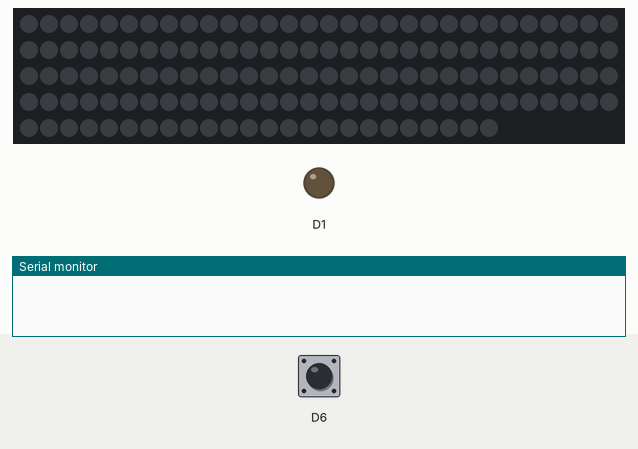
Recording of a sketch running on a simulated ESP8266 (NodeMCU). Shown: 144 RGB LEDs in strip order, left to right, continuing on the next row, output pins drawn as LEDs (lit = HIGH), the last lines printed to the serial monitor. Inputs (shaded band) come from the test bench; at power-on: D6 HIGH. Dim RGB values are drawn brighter than linear; colours are those a GRB WS2812 strip shows for the declared byte order.

Above: at 3.4 s.
3.5 s: D6 pulled LOW for 0.15 s
At 4.19 s:
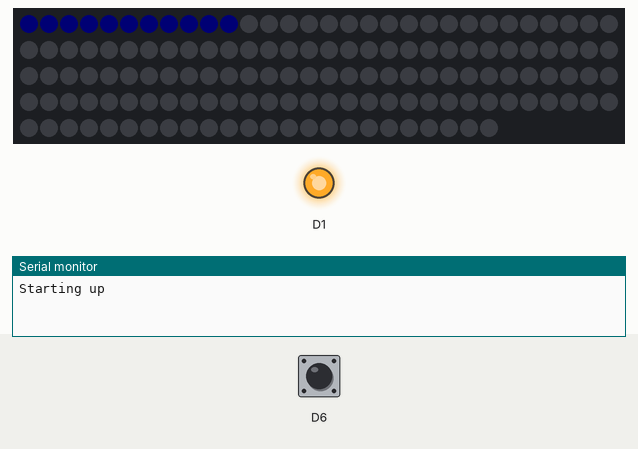
4.2 s: D6 pulled LOW for 0.15 s
At 4.51 s:
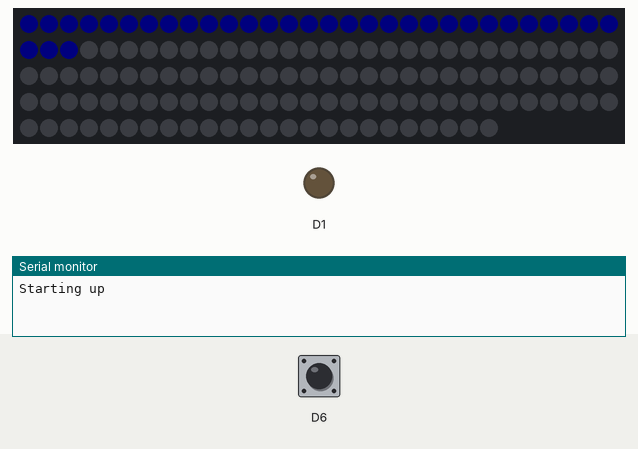
4.9 s: D6 pulled LOW for 1 s
At 7.1 s:
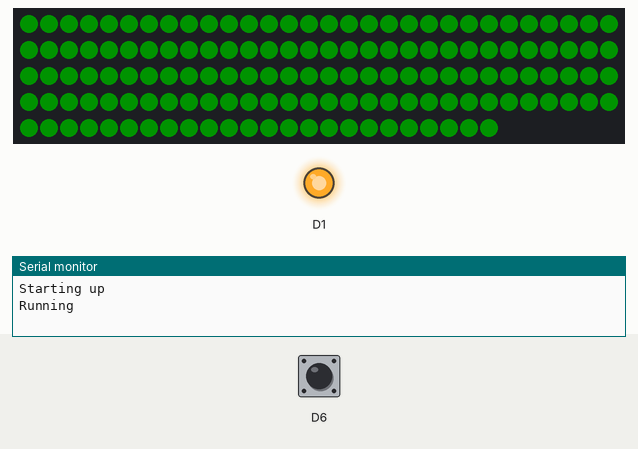
7.4 s: D6 pulled LOW for 3.2 s
At 10.83 s:
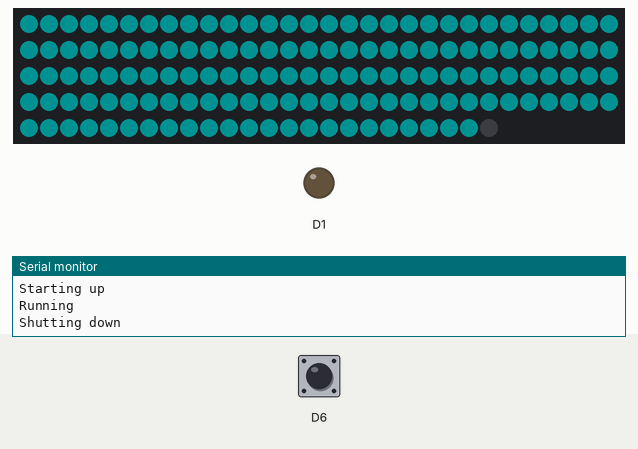
11.2 s: D6 pulled LOW for 0.15 s
At 11.51 s:
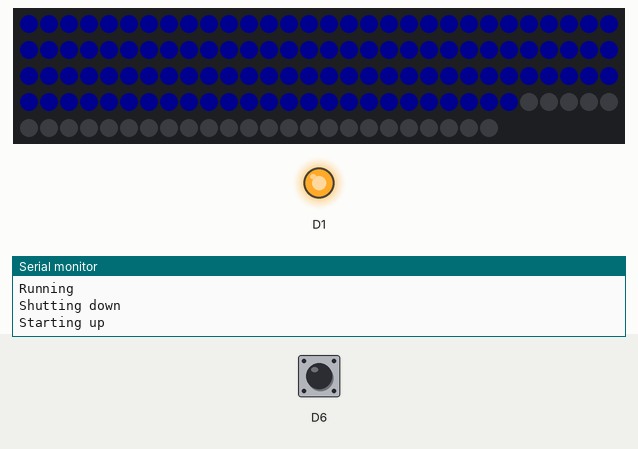
11.9 s: D6 pulsed LOW 2 times (0.12 s each, 0.3 s apart)
At 12.31 s:
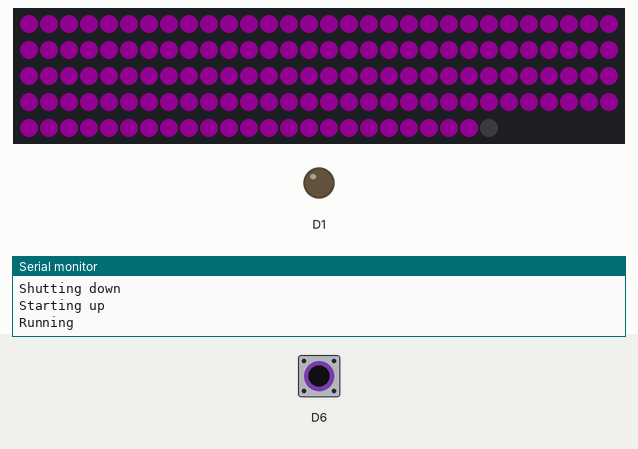
Timing chart, 0 to 14.9 s (numbered marks = the images above; inputs shaded):
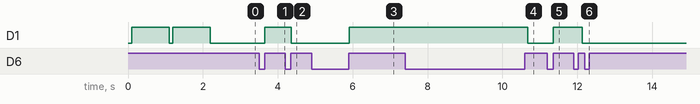

The sketch:

Shed2.ino
```cpp
/*
 *
 * 		Working Light Wand
 *
 * 		ESP32 dev module or Nano Iot 33
 *
 */

// Library initialization
#include <FastLED.h>				// Library for the LED Strip

#include <Arduino.h>

#include <SPI.h>
#include <Wire.h>

typedef unsigned char prog_uchar;

#define SERIAL_BAUD 115200
#define LOOP_CYCLES 2000

#define DATA_PIN					D5

// LED Strip
#define NUM_LEDS					144		// Set the number of LEDs the LED Strip

int sabreColours[4][3] = {{210,0,0},{0,200,0},{0,0,180},{220,220,220}};
int sabreColour = 4;

int interruptPressed = 0;						// variable to keep track if user wants to interrupt display session.
int loopCounter = 0;								// count loops as a means to avoid extra presses of keys
int menuItem = 1;								// Variable for current main menu selection
boolean updateScreen = true;			// Added to minimize screen update flicker (Brian Heiland)
byte x;
int g = 0;												// Variable for the Green Value
int b = 0;												// Variable for the Blue Value
int r = 0;												// Variable for the Red Value
int hue = 180;
int hueSpeed = 2;
bool lightOn = false;
bool buttonDown = false;
bool debounce = false;
bool startingUp = false;
bool runningSabre = false;
bool shuttingDown = false;
int numLit = 0;

// ******************************************** INITIALISE COMPONENT OBJECTS  *******************************


// LED Strip
CRGB leds[NUM_LEDS];


void SetupLEDs() {
	LEDS.addLeds<WS2812, DATA_PIN, RGB>(leds, NUM_LEDS);
	LEDS.setBrightness(84);
}


// Setup loop to get everything ready.	This is only run once at power on or reset
void setup() {
	Serial.begin(SERIAL_BAUD);
	delay(100);
	pinMode(D1, OUTPUT);
	pinMode(D6, INPUT_PULLUP);

	digitalWrite(D1, HIGH);   // turn the LED on (HIGH is the voltage level)
	delay(1000);
	digitalWrite(D1, LOW);   // turn the LED on (HIGH is the voltage level)
	delay(100);
	digitalWrite(D1, HIGH);   // turn the LED on (HIGH is the voltage level)
	delay(1000);
	SetupLEDs();
}

void loop() {

	if (digitalRead(D6) == LOW) {
		// set this flag whenever the button is down
		buttonDown = true;
	} else {
		if (buttonDown == true) {
			// if the button was down, and has now gone up, change the state
			buttonDown = false;
			lightOn = !lightOn;
			debounce = true;
		}
	}

	if (lightOn == true) {
		digitalWrite(D1, HIGH);   // turn the LED on (HIGH is the voltage level)
	} else {
		digitalWrite(D1, LOW);    // turn the LED off by making the voltage LOW
	}

	if (runningSabre && lightOn == false && shuttingDown == false) {
		Serial.println("Shutting down");
		shuttingDown = true;
		runningSabre = false;
	}

	if (runningSabre == false && lightOn == true && startingUp == false) {
		startingUp = true;
		Serial.println("Starting up");
	}

	if (runningSabre || startingUp || shuttingDown) {
		SendSabre();
	} else {
		ClearStrip(0);								// after last image is displayed clear the strip
	}

	if (debounce == true) {
		debounce = false;
		delay(250);
	} else {
		delay(10);
	}
}

int NormaliseVal(int v, int mi, int ma, boolean loop) {
	if (v < mi) {
		return (loop) ? ma : mi;
	}
	if (v > ma) {
		return loop ? mi : ma;
	}
	return v;
}

void ClearStrip(int duration) {

	for (int x = 0; x < NUM_LEDS; x++) {
		leds[x] = 0;
	}
	FastLED.show();
	pinMode(DATA_PIN, INPUT_PULLUP);
}

int brightness = 80;
int huePoint = 33;
int startPoint = 36;
float throbVal = 1;
boolean throbDir = true;
int maxBrightness = 100;
int minBrightness = 50;
boolean logBrightness = false;

int FixVal(int v) {
	if (v < 0)
		return 0;
	if (v > 255)
		return 255;
	return v;
}

void HSVtoRGB(float H, float S,float V, int* rgbVals) {

    if (H > 360 || H < 0 || S > 100 || S < 0 || V > 100 || V < 0){
        return;
    }
    float s = S/100;
    float v = V/100;
    float C = s*v;
    float X = C*(1-abs(fmod(H/60.0, 2)-1));
    float m = v-C;
    float r,g,b;

    if (H >= 0 && H < 60){
        r = C,g = X,b = 0;
    } else if (H >= 60 && H < 120){
        r = X,g = C,b = 0;
    } else if (H >= 120 && H < 180){
        r = 0,g = C,b = X;
    } else if (H >= 180 && H < 240){
        r = 0,g = X,b = C;
    } else if (H >= 240 && H < 300){
        r = X,g = 0,b = C;
    } else {
        r = C,g = 0,b = X;
    }
    int R = (r + m) * 255;
    int G = (g + m) * 255;
    int B = (b + m) * 255;

    rgbVals[0] = R;
    rgbVals[1] = G;
    rgbVals[2] = B;
}

int SetSabreLine(int displayWidth, int currentLength) {

	int sr,sg,sb;

	if (sabreColour == 4) {
		int rgbVals[3] = {0,0,0};
		HSVtoRGB(hue,100,brightness, &rgbVals[0]);
		sr = rgbVals[0];
		sg = rgbVals[1];
		sb = rgbVals[2];
		hue = hue + hueSpeed;
		if (hue > 359) {
			hue = 0;
		}
	} else {
		sr = sabreColours[sabreColour][0];
		sg = sabreColours[sabreColour][1];
		sb = sabreColours[sabreColour][2];
	}


	for (int i = 0; i < currentLength; i++) {

		int brt = (currentLength * brightness / displayWidth );

		r = GammaVal(sr)*(brt *0.01);			// reduced brightness 50% when brightness was changed from
		g = GammaVal(sg)*(brt *0.01);			// 100 to 99 , by 50% brightness was nearly 0 This formula corrects this.
		b = GammaVal(sb)*(brt *0.01);			// Brian Heiland Revise.	Old formula
		leds[i].setRGB(g,r,b);
	}
	for (int i = currentLength; i < displayWidth; i++) {
		leds[i].setRGB(0,0,0);
	}


	return 100;
}

//int maxBrightness = 100;
//int minBrightness = 10;


int GetBrightness(int displayWidth, int b, int i, float throbVal) {

	int brange = (maxBrightness - minBrightness) / 2;
	int quarter = displayWidth / 4;
	float sval =  i * 2 * 3.14159;	// from 0 to 2pi
	sval = sval / quarter;
	// distance = i / maxlength * num pulses ?
	double bval = sin(sval); 			// -1 to +1
	bval = bval * throbVal;
	double bval2 = bval * brange + brange + minBrightness;
	return bval2;
}

void SendSabre() {

	int displayWidth = NUM_LEDS;
	interruptPressed = 0;
	maxBrightness = 100;

	if (runningSabre || startingUp || shuttingDown) {

		if (startingUp) {
			numLit += 1;
			if (numLit >= displayWidth) {
				// if we went over the end, just pop back to the end
				numLit = displayWidth;
				startingUp = false;
				runningSabre = true;
				Serial.println("Running");
				logBrightness = true;
			}
		} else if (shuttingDown) {
			numLit -= 1;
			if (numLit <= 0) {
				numLit = 0;
				shuttingDown = false;
				Serial.println("Off");
			}
		}

		int lad = SetSabreLine(displayWidth, numLit);
		if (runningSabre == false)
			lad = 0;

		FastLED.show();
		delay(lad);
	}
}


const PROGMEM prog_uchar gammaTable[]	= {
	0,	0,	0,	0,	0,	0,	0,	0,	0,	0,	0,	0,	0,	0,	0,	0,
	0,	0,	0,	0,	0,	0,	0,	0,	0,	0,	0,	0,	1,	1,	1,	1,
	1,	1,	1,	1,	1,	1,	1,	1,	1,	1,	1,	1,	2,	2,	2,	2,
	2,	2,	2,	2,	2,	3,	3,	3,	3,	3,	3,	3,	3,	4,	4,	4,
	4,	4,	4,	4,	5,	5,	5,	5,	5,	6,	6,	6,	6,	6,	7,	7,
	7,	7,	7,	8,	8,	8,	8,	9,	9,	9,	9,  10, 10, 10, 10, 11,
	11, 11, 12, 12, 12, 13, 13, 13, 13, 14, 14, 14, 15, 15, 16, 16,
	16, 17, 17, 17, 18, 18, 18, 19, 19, 20, 20, 21, 21, 21, 22, 22,
	23, 23, 24, 24, 24, 25, 25, 26, 26, 27, 27, 28, 28, 29, 29, 30,
	30, 31, 32, 32, 33, 33, 34, 34, 35, 35, 36, 37, 37, 38, 38, 39,
	40, 40, 41, 41, 42, 43, 43, 44, 45, 45, 46, 47, 47, 48, 49, 50,
	50, 51, 52, 52, 53, 54, 55, 55, 56, 57, 58, 58, 59, 60, 61, 62,
	62, 63, 64, 65, 66, 67, 67, 68, 69, 70, 71, 72, 73, 74, 74, 75,
	76, 77, 78, 79, 80, 81, 82, 83, 84, 85, 86, 87, 88, 89, 90, 91,
	92, 93, 94, 95, 96, 97, 98, 99, 100,101,102,104,105,106,107,108,
	109,110,111,113,114,115,116,117,118,120,121,122,123,125,126,127
};

inline byte GammaVal(byte x) {
	return pgm_read_byte(&gammaTable[x]);
}
```

Measured:
- after the input at 3.5 s, D1: LOW → HIGH after 0.15 s; the LEDs: change after 0.54 s (image 1)
- after the input at 4.2 s, D1: HIGH → LOW after 0.16 s
- after the input at 4.9 s, D1: LOW → HIGH after 1.0 s
- after the input at 7.4 s, D1: HIGH → LOW after 3.3 s; the LEDs: first differ from a run without the input after 3.3 s (image 4)
- after the input at 11.2 s, D1: LOW → HIGH after 0.16 s
- after the input at 11.9 s, D1: HIGH → LOW after 0.23 s
